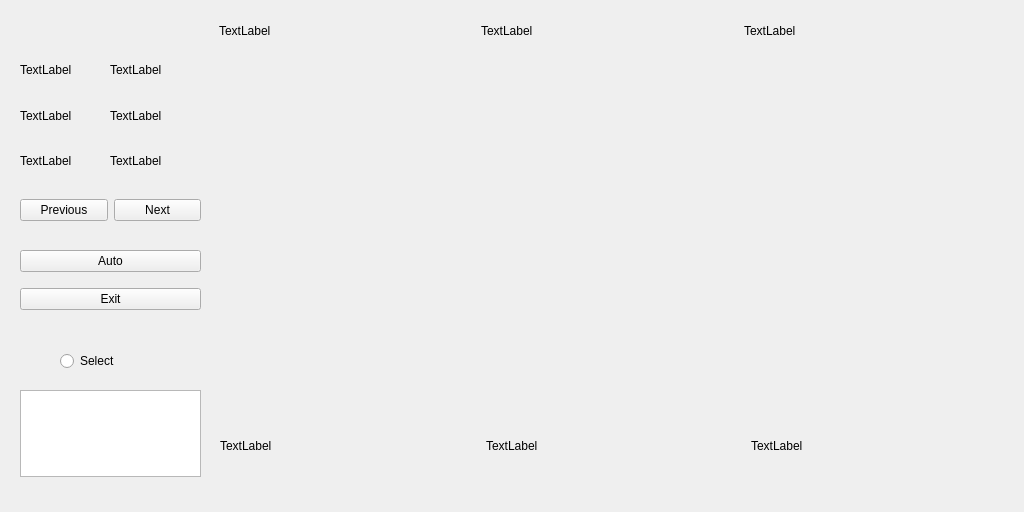
<?xml version="1.0" encoding="UTF-8"?>
<ui version="4.0">
 <class>Form</class>
 <widget class="QWidget" name="Form">
  <property name="geometry">
   <rect>
    <x>0</x>
    <y>0</y>
    <width>1024</width>
    <height>512</height>
   </rect>
  </property>
  <property name="windowTitle">
   <string>Form</string>
  </property>
  <widget class="QWidget" name="verticalLayoutWidget">
   <property name="geometry">
    <rect>
     <x>20</x>
     <y>240</y>
     <width>181</width>
     <height>81</height>
    </rect>
   </property>
   <layout class="QVBoxLayout" name="verticalLayout">
    <item>
     <widget class="QPushButton" name="auto_button">
      <property name="text">
       <string>Auto</string>
      </property>
     </widget>
    </item>
    <item>
     <widget class="QPushButton" name="exit_button">
      <property name="text">
       <string>Exit</string>
      </property>
     </widget>
    </item>
   </layout>
  </widget>
  <widget class="QWidget" name="horizontalLayoutWidget_2">
   <property name="geometry">
    <rect>
     <x>20</x>
     <y>190</y>
     <width>181</width>
     <height>41</height>
    </rect>
   </property>
   <layout class="QHBoxLayout" name="horizontalLayout_2">
    <item>
     <widget class="QPushButton" name="previous_button">
      <property name="text">
       <string>Previous</string>
      </property>
     </widget>
    </item>
    <item>
     <widget class="QPushButton" name="next_button">
      <property name="text">
       <string>Next</string>
      </property>
     </widget>
    </item>
   </layout>
  </widget>
  <widget class="QWidget" name="verticalLayoutWidget_2">
   <property name="geometry">
    <rect>
     <x>20</x>
     <y>50</y>
     <width>81</width>
     <height>131</height>
    </rect>
   </property>
   <layout class="QVBoxLayout" name="verticalLayout_2">
    <item>
     <widget class="QLabel" name="label_1">
      <property name="text">
       <string>TextLabel</string>
      </property>
     </widget>
    </item>
    <item>
     <widget class="QLabel" name="label_2">
      <property name="text">
       <string>TextLabel</string>
      </property>
     </widget>
    </item>
    <item>
     <widget class="QLabel" name="label_3">
      <property name="text">
       <string>TextLabel</string>
      </property>
     </widget>
    </item>
   </layout>
  </widget>
  <widget class="QWidget" name="verticalLayoutWidget_3">
   <property name="geometry">
    <rect>
     <x>110</x>
     <y>50</y>
     <width>91</width>
     <height>131</height>
    </rect>
   </property>
   <layout class="QVBoxLayout" name="verticalLayout_3">
    <item>
     <widget class="QLabel" name="label_4">
      <property name="text">
       <string>TextLabel</string>
      </property>
     </widget>
    </item>
    <item>
     <widget class="QLabel" name="label_5">
      <property name="text">
       <string>TextLabel</string>
      </property>
     </widget>
    </item>
    <item>
     <widget class="QLabel" name="label_6">
      <property name="text">
       <string>TextLabel</string>
      </property>
     </widget>
    </item>
   </layout>
  </widget>
  <widget class="QWidget" name="gridLayoutWidget">
   <property name="geometry">
    <rect>
     <x>219</x>
     <y>59</y>
     <width>791</width>
     <height>351</height>
    </rect>
   </property>
   <layout class="QGridLayout" name="gridLayout"/>
  </widget>
  <widget class="QWidget" name="horizontalLayoutWidget">
   <property name="geometry">
    <rect>
     <x>220</x>
     <y>420</y>
     <width>791</width>
     <height>51</height>
    </rect>
   </property>
   <layout class="QHBoxLayout" name="horizontalLayout">
    <item>
     <widget class="QLabel" name="label_9">
      <property name="text">
       <string>TextLabel</string>
      </property>
      <property name="alignment">
       <set>Qt::AlignLeading|Qt::AlignLeft|Qt::AlignVCenter</set>
      </property>
     </widget>
    </item>
    <item>
     <widget class="QLabel" name="label_10">
      <property name="text">
       <string>TextLabel</string>
      </property>
     </widget>
    </item>
    <item>
     <widget class="QLabel" name="label_11">
      <property name="text">
       <string>TextLabel</string>
      </property>
     </widget>
    </item>
   </layout>
  </widget>
  <widget class="QWidget" name="horizontalLayoutWidget_3">
   <property name="geometry">
    <rect>
     <x>219</x>
     <y>10</y>
     <width>781</width>
     <height>41</height>
    </rect>
   </property>
   <layout class="QHBoxLayout" name="horizontalLayout_3">
    <item>
     <widget class="QLabel" name="label">
      <property name="text">
       <string>TextLabel</string>
      </property>
     </widget>
    </item>
    <item>
     <widget class="QLabel" name="label_7">
      <property name="text">
       <string>TextLabel</string>
      </property>
     </widget>
    </item>
    <item>
     <widget class="QLabel" name="label_8">
      <property name="text">
       <string>TextLabel</string>
      </property>
     </widget>
    </item>
   </layout>
  </widget>
  <widget class="QRadioButton" name="radioButton">
   <property name="geometry">
    <rect>
     <x>60</x>
     <y>350</y>
     <width>105</width>
     <height>22</height>
    </rect>
   </property>
   <property name="text">
    <string>Select</string>
   </property>
  </widget>
  <widget class="QTextEdit" name="textEdit">
   <property name="geometry">
    <rect>
     <x>20</x>
     <y>390</y>
     <width>181</width>
     <height>87</height>
    </rect>
   </property>
  </widget>
 </widget>
 <resources/>
 <connections/>
</ui>
